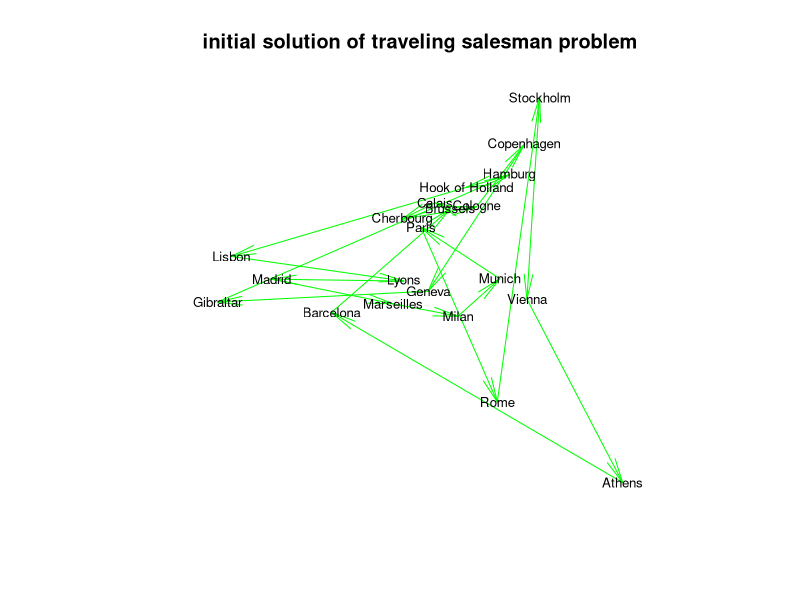
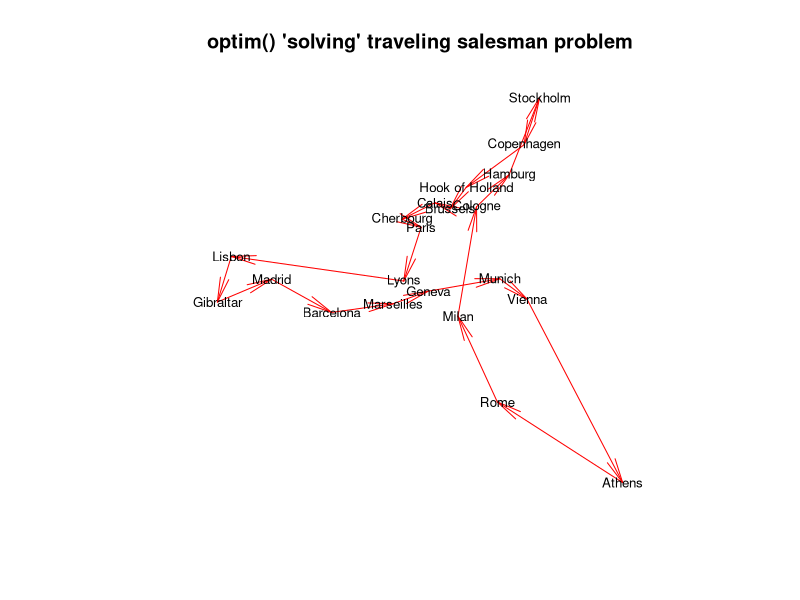

Here is the R script that generated these plots, in order:
## Combinatorial optimization: Traveling salesman problem
library(stats) # normally loaded

eurodistmat <- as.matrix(eurodist)

distance <- function(sq) {  # Target function
  sq2 <- embed(sq, 2)
  sum(eurodistmat[cbind(sq2[,2], sq2[,1])])
}

genseq <- function(sq) {  # Generate new candidate sequence
  idx <- seq(2, NROW(eurodistmat)-1)
  changepoints <- sample(idx, size = 2, replace = FALSE)
  tmp <- sq[changepoints[1]]
  sq[changepoints[1]] <- sq[changepoints[2]]
  sq[changepoints[2]] <- tmp
  sq
}

sq <- c(1:nrow(eurodistmat), 1)  # Initial sequence: alphabetic
distance(sq)
# rotate for conventional orientation
loc <- -cmdscale(eurodist, add = TRUE)$points
x <- loc[,1]; y <- loc[,2]
s <- seq_len(nrow(eurodistmat))
tspinit <- loc[sq,]

plot(x, y, type = "n", asp = 1, xlab = "", ylab = "",
     main = "initial solution of traveling salesman problem", axes = FALSE)
arrows(tspinit[s,1], tspinit[s,2], tspinit[s+1,1], tspinit[s+1,2],
       angle = 10, col = "green")
text(x, y, labels(eurodist), cex = 0.8)

set.seed(123) # chosen to get a good soln relatively quickly
res <- optim(sq, distance, genseq, method = "SANN",
             control = list(maxit = 30000, temp = 2000, trace = TRUE,
                            REPORT = 500))
res  # Near optimum distance around 12842

tspres <- loc[res$par,]
plot(x, y, type = "n", asp = 1, xlab = "", ylab = "",
     main = "optim() 'solving' traveling salesman problem", axes = FALSE)
arrows(tspres[s,1], tspres[s,2], tspres[s+1,1], tspres[s+1,2],
       angle = 10, col = "red")
text(x, y, labels(eurodist), cex = 0.8)
